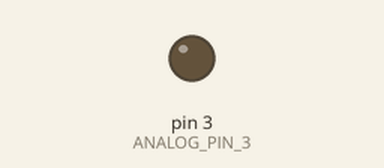
Simulated run of this sketch. Board: Arduino Uno, built with avr-gcc and run on an emulated ATmega328P. On the bench: output pins drawn as LEDs (lit = HIGH).

Above: at 0.05 s.
At 3.55 s:
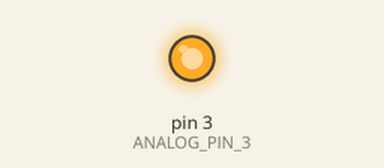
Timing chart, 0 to 5.9 s (numbered marks = the images above):
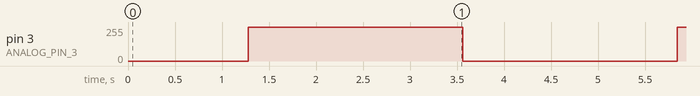

The sketch:

dimmer_led.ino
```cpp
// C++ code
//

int ANALOG_PIN_3 = 3; // ~3

int SHORT_DELAY = 5; // 5 millisecond(s)

int WAIT = 1000; // 1000 millisecond(s)

void setup()
{
  pinMode(ANALOG_PIN_3, OUTPUT);
}

void loop()
{
  for(int i=0; i<=255; i++) {
    analogWrite(ANALOG_PIN_3, i);
    delay(SHORT_DELAY);
  }

  delay(WAIT);


  for(int i=255; i>=0; i--) {
    analogWrite(ANALOG_PIN_3, i);
    delay(SHORT_DELAY);
  }

  delay(WAIT);
}
```

Measured:
- by itself, pin 3 (ANALOG_PIN_3): repeats every 4.6 s: 0/255 2.3 s, 255/255 2.3 s
